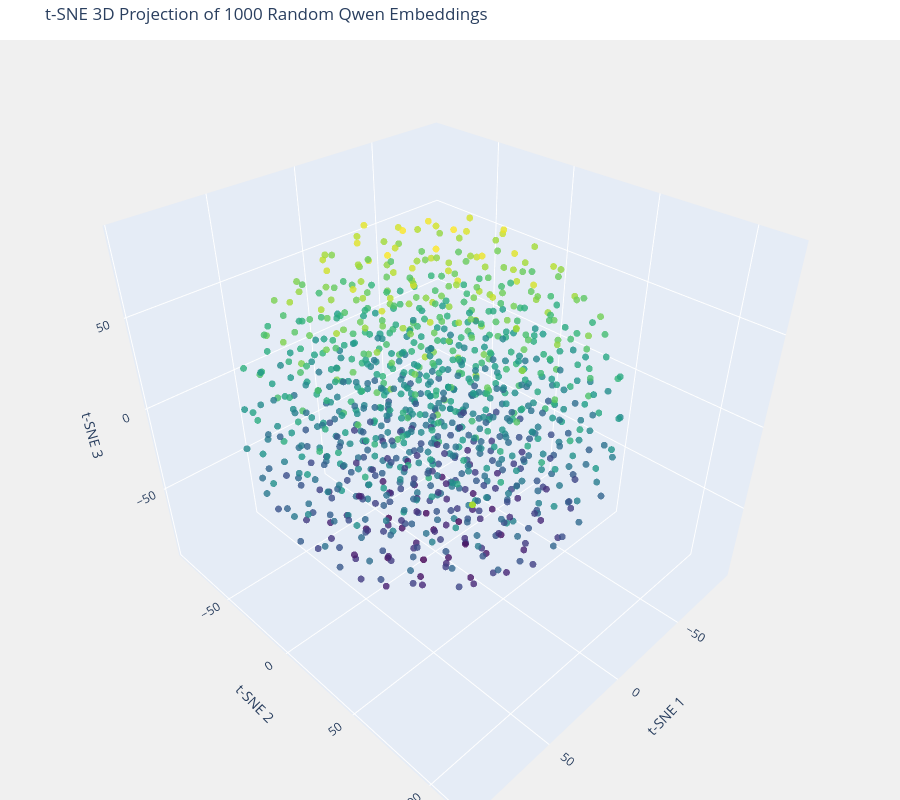

Here is the notebook cell this chart was saved with:
### Code cell
import numpy as np
from sklearn.manifold import TSNE
import plotly.graph_objects as go

def plot_qwen_embeddings_3d_tsne(embedding_matrix, n_samples=1000, perplexity=30, random_state=42):
    """
    随机采样高维 Embedding 并使用 t-SNE 降维到 3D 进行交互式可视化。
    
    参数:
    embedding_matrix: numpy array, 形状应为 (vocab_size, hidden_dim)，例如 (150000, 2048)
    n_samples: int, 采样的点数，默认 1000
    perplexity: int, t-SNE 的困惑度参数，通常在 5 到 50 之间
    """
    vocab_size, hidden_dim = embedding_matrix.shape
    print(f"原始词表维度: {vocab_size} 个 {hidden_dim} 维向量")
    
    # 1. 随机采样 1000 个点
    # 为了保证每次运行结果一致，设置了 random_state
    np.random.seed(random_state)
    sampled_indices = np.random.choice(vocab_size, n_samples, replace=False)
    sampled_vectors = embedding_matrix[sampled_indices]
    
    print(f"已采样 {n_samples} 个点，正在进行 t-SNE 降维 (这可能需要十几秒)...")
    
    # 2. t-SNE 降维到 3D
    tsne = TSNE(n_components=3, perplexity=perplexity, random_state=random_state, init='pca', learning_rate='auto')
    vectors_3d = tsne.fit_transform(sampled_vectors)
    
    print("降维完成，正在生成 3D 交互视图...")
    
    # 3. 使用 Plotly 绘制交互式 3D 散点图
    fig = go.Figure(data=[go.Scatter3d(
        x=vectors_3d[:, 0],
        y=vectors_3d[:, 1],
        z=vectors_3d[:, 2],
        mode='markers',
        marker=dict(
            size=4,
            # 使用 z 轴的值作为颜色映射，增加层次感
            color=vectors_3d[:, 2], 
            colorscale='Viridis',   
            opacity=0.8
        ),
        # 悬停时显示该点在原始词表中的索引
        text=[f"Vocab Index: {idx}" for idx in sampled_indices], 
        hoverinfo='text'
    )])
    
    # 优化布局视觉效果
    fig.update_layout(
        title=f"t-SNE 3D Projection of {n_samples} Random Qwen Embeddings",
        scene=dict(
            xaxis_title='t-SNE 1',
            yaxis_title='t-SNE 2',
            zaxis_title='t-SNE 3',
            bgcolor='rgb(240, 240, 240)' # 设置一个浅灰背景让亮点更突出
        ),
        width=900,
        height=800,
        margin=dict(l=0, r=0, b=0, t=40)
    )
    
    fig.show()

# ==========================================
# 使用示例：
# ==========================================
# 假设你已经从模型中提取了真实的权重并转为了 numpy array
# 例如：real_qwen_embeddings = model.model.embed_tokens.weight.detach().cpu().numpy()

# 这里我们生成一个假的 dummy_matrix 来模拟 (150000, 2048) 的规模供你直接测试代码
print("初始化模拟数据...")
dummy_matrix = np.random.randn(150000, 2048) 
# 为了模拟词向量的特性，通常会对隐状态做一个 L2 归一化或层归一化
dummy_matrix = dummy_matrix / np.linalg.norm(dummy_matrix, axis=1, keepdims=True)
dummy_matrix = embedding.cpu().numpy()  # 替换为真实的词向量矩阵
# 调用函数
plot_qwen_embeddings_3d_tsne(dummy_matrix, n_samples=1000, perplexity=30)

### Figure 1 — Plotly figure (JSON) as saved in the notebook; plotly's stock layout.template omitted (floating-point values rounded to 4 significant figures; data arrays with more than 128 entries replaced by an {"elided": "..."} marker saying what was removed)
{"data": [{"hoverinfo": "text", "marker": {"color": {"elided": "1000 float values"}, "colorscale": [[0, "#440154"], [0.1111, "#482878"], [0.2222, "#3e4989"], [0.3333, "#31688e"], [0.4444, "#26828e"], [0.5556, "#1f9e89"], [0.6667, "#35b779"], [0.7778, "#6ece58"], [0.8889, "#b5de2b"], [1, "#fde725"]], "opacity": 0.8, "size": 4}, "mode": "markers", "text": {"elided": "1000 str values"}, "type": "scatter3d", "x": {"elided": "1000 float values"}, "y": {"elided": "1000 float values"}, "z": {"elided": "1000 float values"}}], "layout": {"height": 800, "margin": {"b": 0, "l": 0, "r": 0, "t": 40}, "scene": {"bgcolor": "rgb(240, 240, 240)", "xaxis": {"title": {"text": "t-SNE 1"}}, "yaxis": {"title": {"text": "t-SNE 2"}}, "zaxis": {"title": {"text": "t-SNE 3"}}}, "title": {"text": "t-SNE 3D Projection of 1000 Random Qwen Embeddings"}, "width": 900}}
